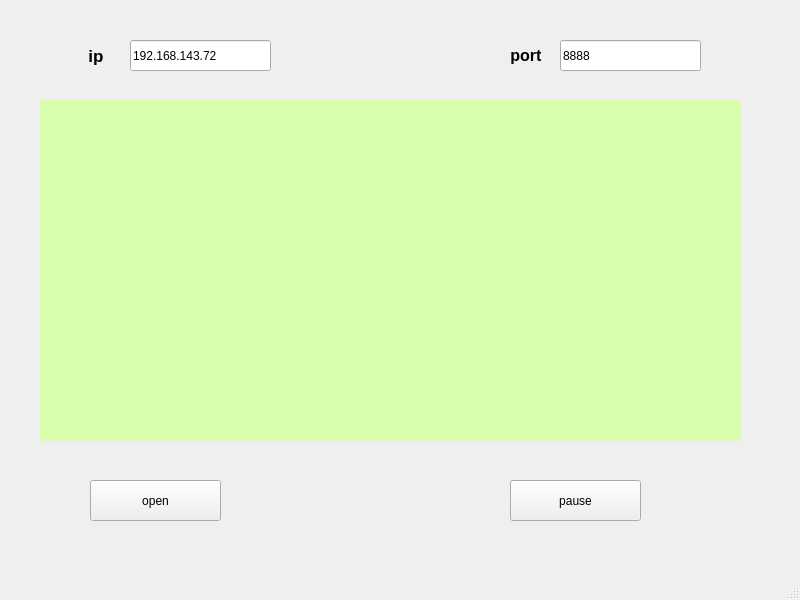
<?xml version="1.0" encoding="UTF-8"?>
<ui version="4.0">
 <class>MainWindow</class>
 <widget class="QMainWindow" name="MainWindow">
  <property name="geometry">
   <rect>
    <x>0</x>
    <y>0</y>
    <width>800</width>
    <height>600</height>
   </rect>
  </property>
  <property name="windowTitle">
   <string>MainWindow</string>
  </property>
  <widget class="QWidget" name="centralwidget">
   <widget class="QLabel" name="label">
    <property name="geometry">
     <rect>
      <x>40</x>
      <y>100</y>
      <width>701</width>
      <height>341</height>
     </rect>
    </property>
    <property name="styleSheet">
     <string notr="true">background-color: rgb(217, 255, 174);</string>
    </property>
    <property name="text">
     <string/>
    </property>
   </widget>
   <widget class="QPushButton" name="open">
    <property name="geometry">
     <rect>
      <x>90</x>
      <y>480</y>
      <width>131</width>
      <height>41</height>
     </rect>
    </property>
    <property name="text">
     <string>open</string>
    </property>
   </widget>
   <widget class="QPushButton" name="pause">
    <property name="geometry">
     <rect>
      <x>510</x>
      <y>480</y>
      <width>131</width>
      <height>41</height>
     </rect>
    </property>
    <property name="text">
     <string>pause</string>
    </property>
   </widget>
   <widget class="QLineEdit" name="lineEdit">
    <property name="geometry">
     <rect>
      <x>130</x>
      <y>40</y>
      <width>141</width>
      <height>31</height>
     </rect>
    </property>
    <property name="text">
     <string>192.168.143.72</string>
    </property>
   </widget>
   <widget class="QLineEdit" name="lineEdit_2">
    <property name="geometry">
     <rect>
      <x>560</x>
      <y>40</y>
      <width>141</width>
      <height>31</height>
     </rect>
    </property>
    <property name="text">
     <string>8888</string>
    </property>
   </widget>
   <widget class="QLabel" name="label_2">
    <property name="geometry">
     <rect>
      <x>60</x>
      <y>40</y>
      <width>72</width>
      <height>31</height>
     </rect>
    </property>
    <property name="font">
     <font>
      <pointsize>13</pointsize>
      <weight>75</weight>
      <bold>true</bold>
     </font>
    </property>
    <property name="text">
     <string>ip</string>
    </property>
    <property name="alignment">
     <set>Qt::AlignCenter</set>
    </property>
   </widget>
   <widget class="QLabel" name="label_3">
    <property name="geometry">
     <rect>
      <x>490</x>
      <y>40</y>
      <width>72</width>
      <height>31</height>
     </rect>
    </property>
    <property name="font">
     <font>
      <pointsize>12</pointsize>
      <weight>75</weight>
      <bold>true</bold>
     </font>
    </property>
    <property name="text">
     <string>port</string>
    </property>
    <property name="alignment">
     <set>Qt::AlignCenter</set>
    </property>
   </widget>
  </widget>
  <widget class="QMenuBar" name="menubar">
   <property name="geometry">
    <rect>
     <x>0</x>
     <y>0</y>
     <width>800</width>
     <height>22</height>
    </rect>
   </property>
  </widget>
  <widget class="QStatusBar" name="statusbar"/>
 </widget>
 <resources/>
 <connections/>
</ui>
